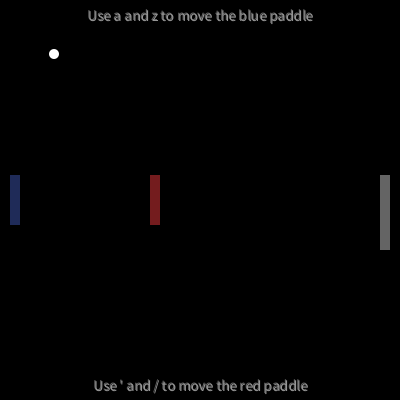
Frame 1 (no input)
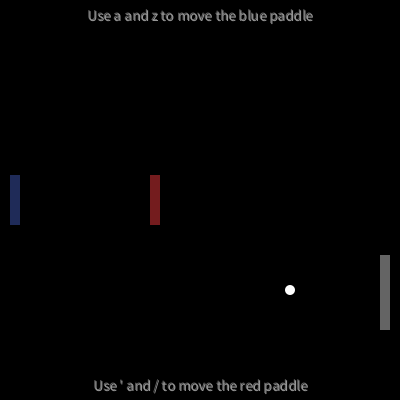
Frame 60 (the mouse pressed at the canvas centre just before this capture)
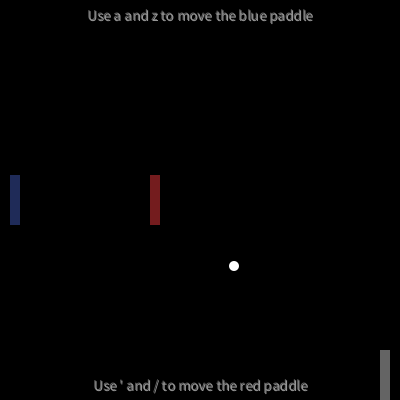
Frame 120 (the mouse held since frame 60 and released just before this capture)

The Processing sketch that drew these frames (run headless with seeded random() and noise(); from frame 60 on, the mouse is pressed at the canvas centre):

// Processing sketch: processing_83490
// ── processing_83490.pde

Ball ball;
Paddle paddle;
AI com1;
int a = 0;
int b = 0;
int xdir = 4;
int ydir = 4;
int x = int(random(width-(width-50), width-50));
int y = int(random(height-(height-50), height-50));
int z = 200;
void setup()
{
  size(400, 400);
  ball = new Ball();
  paddle = new Paddle();
  com1 = new AI();
  frameRate(60);
}
void draw()
{
  background(0);
  paddle.show();
  paddle.move();
  com1.show();
  com1.move();
  ball.move();
  ball.bounce();
  ball.show();
  pushStyle();
  fill(100);
  textAlign(CENTER);
  textSize(15);
  text("Use a and z to move the blue paddle", width/2, height-(height-20));
  text("Use ' and / to move the red paddle", width/2, height-10);
  fill(150);
  text("Use a and z to move the blue paddle", (width/2)+1, (height-(height-20))+1);
  text("Use ' and / to move the red paddle", (width/2)+1, (height-10)+1);
  popStyle();
}
class AI
{
  void show()
  {
    fill(100);
    rect(width-20, z-25, 10, 75);
  }
  void move()
  {
    if (z < y && x > width/2 && xdir == 4)
    {
      z=z+5;
    }
    if (z > y && x > width/2 && xdir == 4)
    {
      z=z-5;
    }
  }
}
class Paddle
{
  int a = 10;
  int b = height/2-25;
  int c = 150;
  int d = height/2-25;
  void show()
  {
    noStroke();
    pushStyle();
    fill(31, 43, 88);
    rect(a, b, 10, 50);
    fill(116, 28, 30);
    rect(c, d, 10, 50);
    popStyle();
  }
  void move()
  {
    if (keyPressed == true)
    {
      if (key == 'a' || key == 'A')
      {
        b=b-5;
      }
      if (key == 'z' || key == 'Z')
      {
        b=b+5;
      }
      if (key == '\'' || key == '"')
      {
        d=d-5;
      }
      if (key == '/' || key == '?')
      {
        d=d+5;
      }
      if (b <= 0)
      {
        b=0;
      }
      if (b+50 >= height)
      {
        b=height-50;
      }
      if (d <= 0)
      {
        d=0;
      }
      if (d+50 >= height)
      {
        d=height-50;
      }
    }
  }
}
class Ball
{
  void show()
  {
    fill(255);
    ellipse(x, y, 10, 10);
  }
  void move()
  {
    x = x + xdir;
    y = y + ydir;
  }
  void bounce()
  {
    if (x <= width-(width-5) || x >= width-5 || get(x, y) != color(0))
    {
      xdir = -xdir;
    }
    if (y <= height-(height-5) || y >= height-5)
    {
      ydir = -ydir;
    }
  }
}
